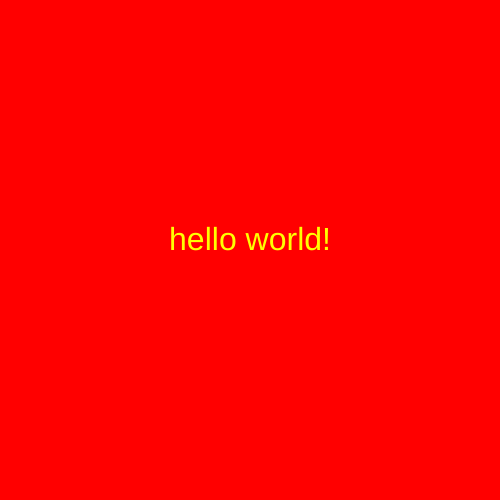
Frame 1 (no input)
Frame 60 (no input): identical to frame 1, image omitted
Frame 120 (the mouse pressed at the canvas centre since frame 60): identical to frame 1, image omitted

The p5.js sketch that drew this single still picture (run headless with seeded random() and noise() and a simulated clock; from frame 60 on, the mouse is pressed at the canvas centre):

// p5.js sketch
// ── sketch.js
function setup() {
  createCanvas(500, 500);
  textAlign(CENTER) ;
}

function draw() {
  background('red') ;
  fill('yellow') ;
  textSize(32) ;
  text("hello world!", width/2, height/2) ;
}
